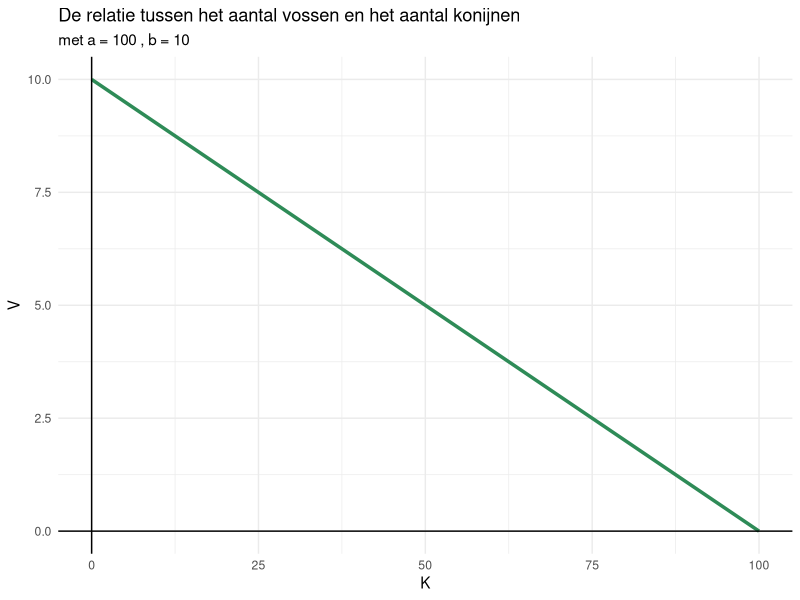

Source code (R):
## ---- chunk 1
library(ggplot2)
a <- 100
b <- 10
x_min <- 0
x_max <- 100

ggplot() + 
  stat_function(fun = function(x) (a - x)/b, n=1000, colour = "seagreen", linewidth = 1.2) +
  xlim(x_min, x_max) +
  theme_minimal() +
  xlab("K") +
  ylab("V") +
  geom_hline(yintercept = 0) +
  geom_vline(xintercept = 0) +
  ggtitle("De relatie tussen het aantal vossen en het aantal konijnen") +
  labs(subtitle = paste("met a =", a, ", b =", b))
